Frame 1 (no input): blank canvas, image omitted
Frame 60 (no input): blank canvas, image omitted
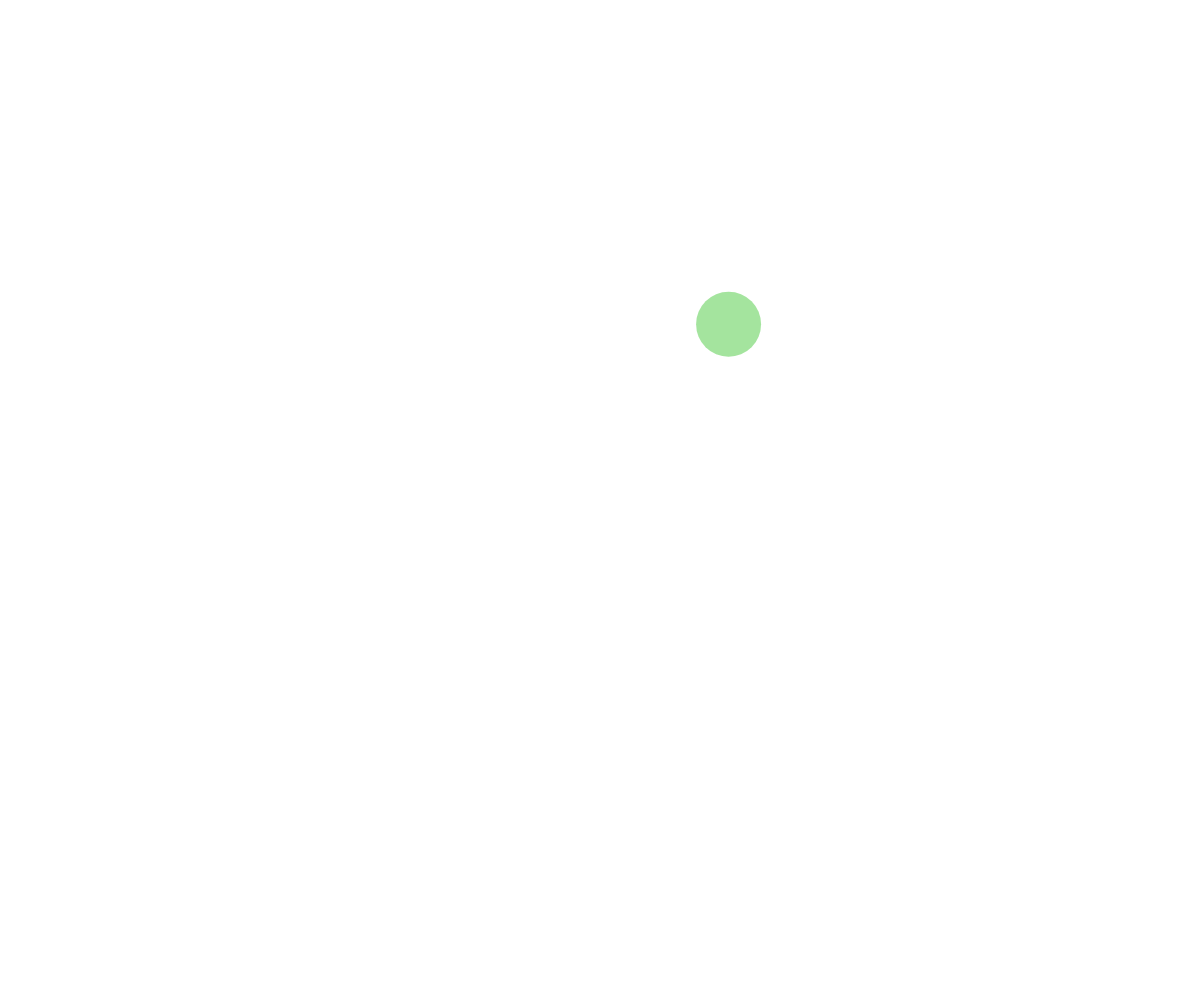
Frame 120 (the mouse pressed at the canvas centre since frame 60)

The p5.js sketch whose frames 1 and 60 were blank and that drew this single picture after the mouse press (run headless with seeded random() and noise() and a simulated clock; from frame 60 on, the mouse is pressed at the canvas centre):

// p5.js sketch
// ── sketch.js
// Ball Array OOP

class Ball {
  constructor(x, y) {
    this.x = x;
    this.y = y;
    this.dx = random(-5, 5);
    this.dy = random(-5, 5);
    this.radius = random(10, 40);
    this.r = random(255);
    this.g = random(255);
    this.b = random(255);
    this.alpha = random(100, 255);
  }

  display() {
    noStroke();
    fill(this.r, this.g, this.b, this.alpha);
    circle(this.x, this.y, this.radius*2);
  }

  update() {
    //move
    this.x += this.dx;
    this.y += this.dy;

    //bounce off walls if required
    //left and right walls
    if (this.x - this.radius <= 0 || this.x + this.radius >= width) {
      this.dx *= -1;
    }
    //top and bottom walls
    if (this.y - this.radius <= 0 || this.y + this.radius >= height) {
      this.dy *= -1;
    }
  }

  collisionCheck(otherBall) {
    let distanceApart = dist(this.x, this.y, otherBall.x, otherBall.y);
    let radiiSum = this.radius + otherBall.radius;

    if (distanceApart < radiiSum) {
      //collision!!!
      this.r = 255;
      this.g = 0;
      this.b = 0;
    }
  }
}

let ballArray = [];

function setup() {
  createCanvas(windowWidth, windowHeight);
}

function draw() {
  background("white");
  for (let someBall of ballArray) {
    someBall.update();
    for (let otherBall of ballArray) {
      if (someBall !== otherBall) {
        someBall.collisionCheck(otherBall);
      }
    }
    someBall.display();
  }
}

function mousePressed() {
  let theBall = new Ball(mouseX, mouseY);
  ballArray.push(theBall);
}
